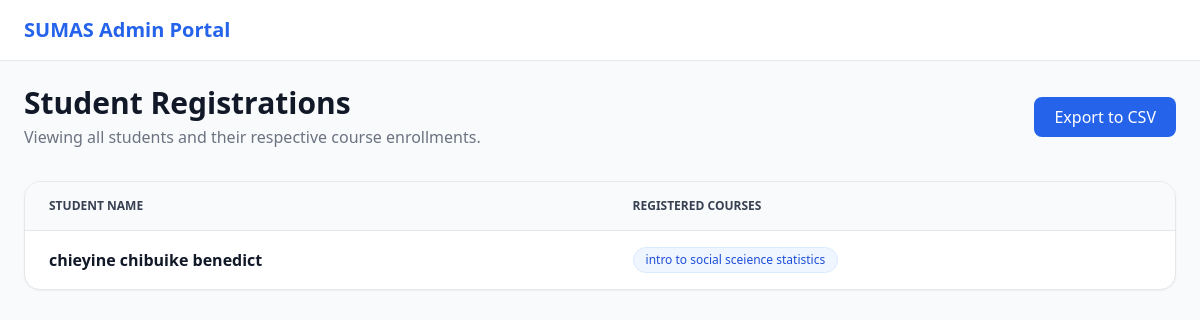
The app's page /admin/registrations (signed in) with its own data.
### app.py (models this page shows, shortened)
class Student(db.Model):
    __tablename__ = 'students'
    id = db.Column(db.Integer, primary_key=True)
    reg_number = db.Column(db.String(50), unique=True, nullable=False, index=True)
    name = db.Column(db.String(100), nullable=False)
    email = db.Column(db.String(120), unique=True, nullable=False, index=True)
    password_hash = db.Column(db.String(255), nullable=False)
    academic_scope = db.relationship('AcademicScope', back_populates='student', uselist=False, cascade="all, delete-orphan")
    results = db.relationship('Result', back_populates='student', lazy='dynamic', cascade="all, delete-orphan")
    academic_scope = db.relationship('AcademicScope', back_populates='student', uselist=False, cascade="all, delete-orphan")

class Course(db.Model):
    id = db.Column(db.Integer, primary_key=True)
    session_year = db.Column(db.String(20), nullable=False)
    level = db.Column(db.Integer, nullable=False)
    semester = db.Column(db.String(20), nullable=False)
    faculty = db.Column(db.String(100), nullable=False)
    department = db.Column(db.String(100), nullable=False)
    course_code = db.Column(db.String(20), unique=True, nullable=False)
    course_title = db.Column(db.String(200), nullable=False)
    unit_load = db.Column(db.Integer, nullable=False)

### app.py (the view)
@app.route('/admin/registrations')
def admin_registrations():
    if 'admin_id' not in session:
        return redirect(url_for('admin_login'))
    all_registrations = Registration.query.all()
    student_map = defaultdict(list)
    for reg in all_registrations:
        if reg.course:
            student_map[reg.student].append(reg.course)
    return render_template('registrations.html', student_map=student_map)

### templates/registrations.html (shortened to what this page needs)
<!DOCTYPE html>
<html lang="en">
<head>
    <script src="https://cdn.tailwindcss.com"></script>
</head>
<body class="bg-gray-50 min-h-screen text-gray-900 font-sans">
    <nav class="bg-white border-b border-gray-200">
        <div class="max-w-7xl mx-auto px-6 py-4">
            <h2 class="text-xl font-extrabold text-blue-600">SUMAS Admin Portal</h2>
        </div>
    </nav>
    <main class="max-w-7xl mx-auto p-6">
        <div class="flex justify-between items-center mb-8">
            <div>
                <h1 class="text-3xl font-bold text-gray-900">Student Registrations</h1>
                <p class="text-gray-500 mt-1">Viewing all students and their respective course enrollments.</p>
            </div>
            <a href="#" class="bg-blue-600 hover:bg-blue-700 text-white px-5 py-2 rounded-lg font-medium transition">
                Export to CSV
            </a>
        </div>
        <div class="bg-white rounded-2xl shadow-sm border border-gray-200 overflow-hidden">
            <table class="w-full text-left border-collapse">
                <thead class="bg-gray-50 border-b border-gray-200">
                    <tr>
                        <th class="px-6 py-4 text-xs font-bold uppercase text-gray-700">Student Name</th>
                        <th class="px-6 py-4 text-xs font-bold uppercase text-gray-700">Registered Courses</th>
                    </tr>
                </thead>
                <tbody class="divide-y divide-gray-100">
                    {% for student, courses in student_map.items() %}
                    <tr class="hover:bg-gray-50 transition-colors">
                        <td class="px-6 py-4 font-semibold text-gray-900">
                            {{ student.name if student else 'Unknown Student' }}
                        </td>
                        <td class="px-6 py-4">
                            <div class="flex flex-wrap gap-2">
                                {% for course in courses %}
                                <span class="px-3 py-1 bg-blue-50 text-blue-700 border border-blue-100 rounded-full text-xs font-medium">
                                    {{ course.course_title if course else 'Unknown Course' }}
                                </span>
                                {% endfor %}
                            </div>
                        </td>
                    </tr>
                    {% else %}
                    <tr>
                        <td colspan="2" class="px-6 py-12 text-center text-gray-400">
                            No registration records found in the database.
                        </td>
                    </tr>
                    {% endfor %}
                </tbody>
            </table>
        </div>
    </main>
</body>
</html>

### records on screen
Student: name "chieyine chibuike benedict"
Course: course_title "intro to social sceience statistics"
